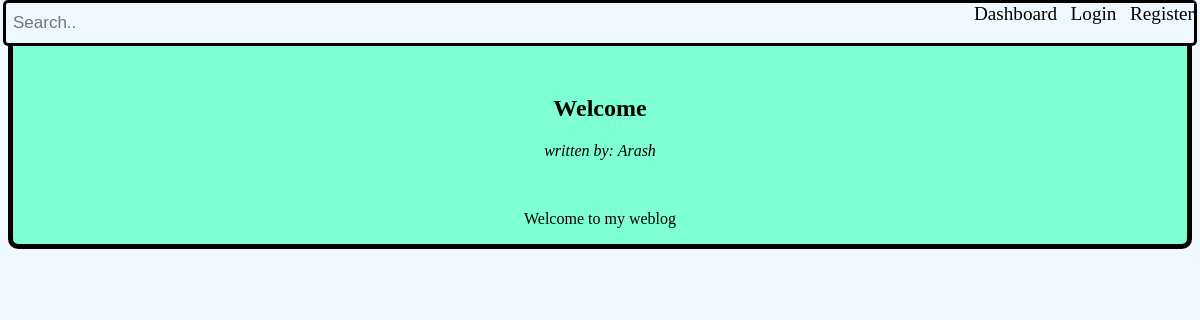
/by/1, run on an earlier commit of the app's database.
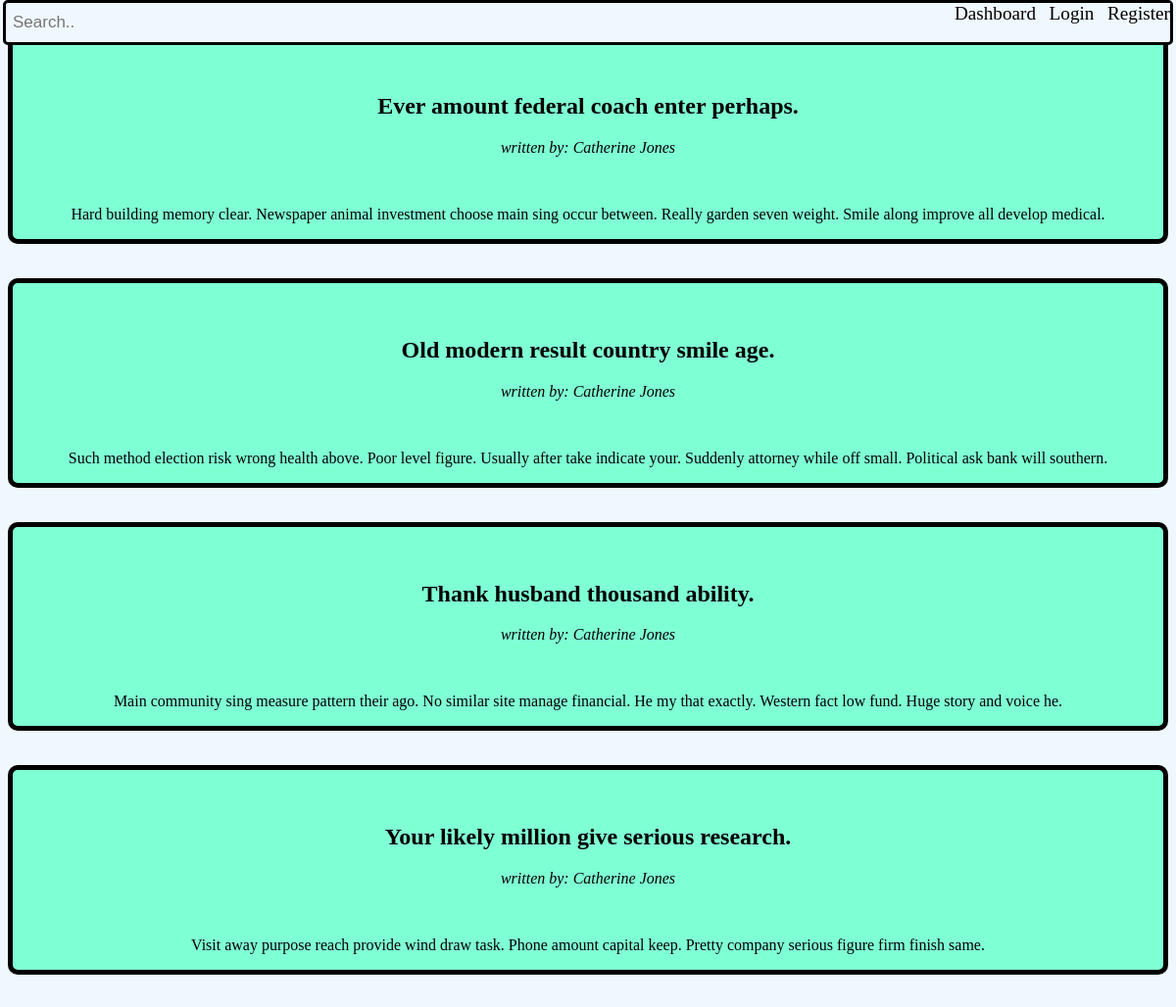
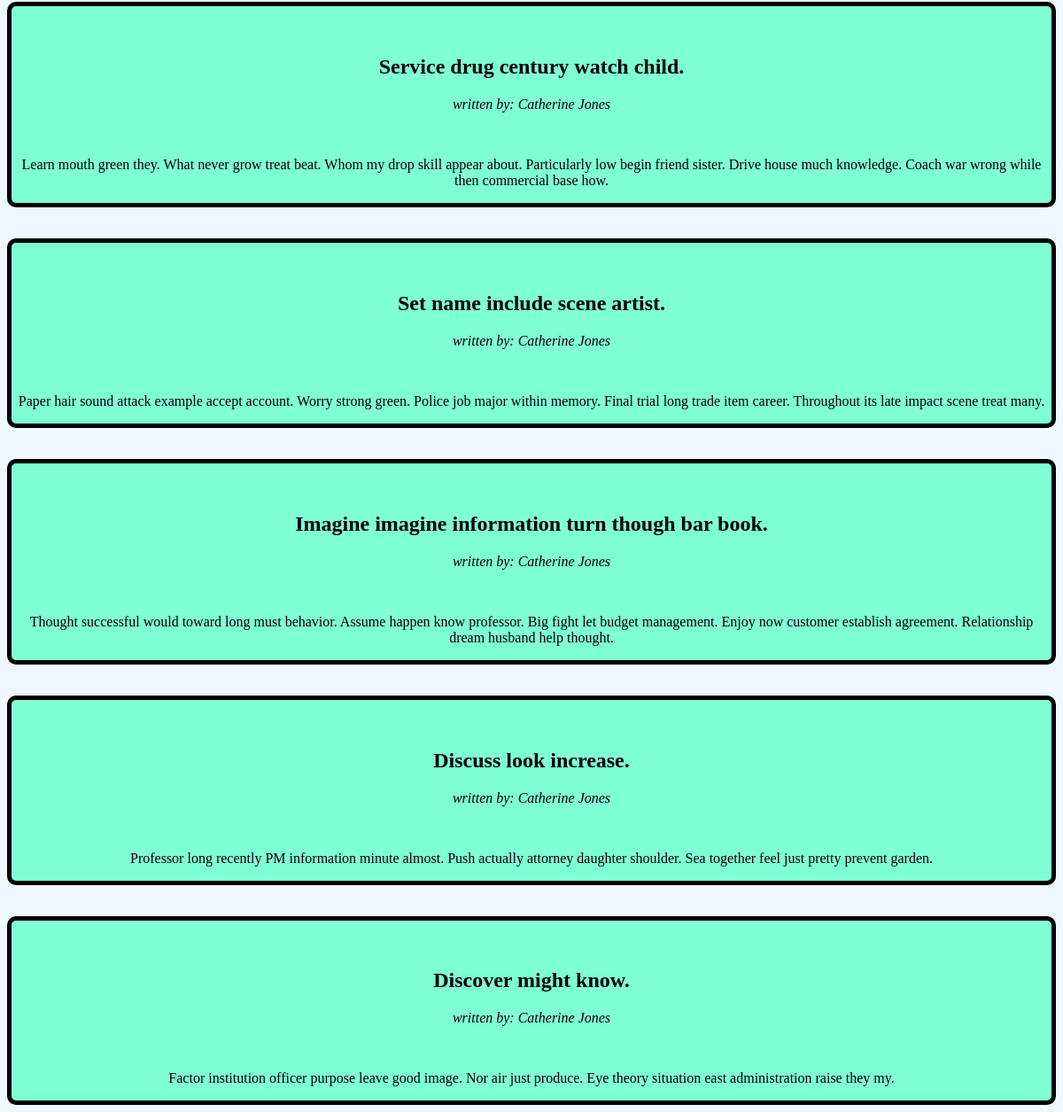
And on a later commit of the database (2 pictures, top to bottom).
### app.py (models this page shows)
class Post(db.Model):
    id = db.Column(db.Integer, primary_key=True)
    title = db.Column(db.String(200), nullable=False)
    image = db.Column(db.String(200), nullable=True)
    desc = db.Column(db.String(1000), nullable=False)
    date_created = db.Column(db.DateTime, default=datetime.now)
    author_id = db.Column(db.Integer, db.ForeignKey('user.id'))
    id_labeled = db.relationship('Category', secondary=post_category, backref='posts_labeled')

class User(db.Model, UserMixin):
    id = db.Column(db.Integer, primary_key=True)
    username = db.Column(db.String(30), nullable=False, unique=True)
    password = db.Column(db.String(30), nullable=False)
    role = db.Column(db.String(10), nullable=False)
    posts = db.relationship('Post', backref='author')

### app.py (the view)
@app.route('/by/<name>')
def written_by(name):
    posts = Post.query.filter_by(author_id=name)
    return render_template('index.html', posts=posts)

### templates/index.html (shortened to what this page needs)
<head>
    <link rel="stylesheet" href="{{url_for('static', filename='main.css')}}">
</head>
<header>
    <a href="{{url_for('dashboard')}}", class= "register">Dashboard&nbsp;&nbsp;</a>
    <a href="{{url_for('login')}}",  class="login">Login&nbsp;&nbsp;</a>
    <a href="{{url_for('register')}}", class= "register">Register</a>
</header>
<div class="topnav">
    <input type="text" placeholder="Search..">
</div>
{%for post in posts%}
<div class= "post">
<h2 class="w">{{post.title}}</h2>
<i class="w">written by: <a href="/by/{{post.author.id}}" >{{post.author.username}}</a></i>
<br>
<p class="w">{{post.desc}}</p>
</div>
{%endfor%}
</body>
{% extends 'base.html' %}

What changed in the data, as far as the page shows it:
removed Post: title "Welcome", author.username "Arash", desc "Welcome to my weblog"
added Post: title "Ever amount federal coach enter perhaps.", author.username "Catherine Jones", desc "Hard building memory clear. Newspaper animal investment choose main sing occur between. Really garden seven weight. Smile along improve all develop medical."
now on this page (row edited): Post: title "Old modern result country smile age.", author.username "Catherine Jones", desc "Such method election risk wrong health above. Poor level figure. Usually after take indicate your. Suddenly attorney while off small. Political ask bank will southern."
now on this page (row edited): Post: title "Thank husband thousand ability.", author.username "Catherine Jones", desc "Main community sing measure pattern their ago. No similar site manage financial. He my that exactly. Western fact low fund. Huge story and voice he."
added Post: title "Your likely million give serious research.", author.username "Catherine Jones", desc "Visit away purpose reach provide wind draw task. Phone amount capital keep. Pretty company serious figure firm finish same."
now on this page (row edited): Post: title "Service drug century watch child.", author.username "Catherine Jones", desc "Learn mouth green they. What never grow treat beat. Whom my drop skill appear about. Particularly low begin friend sister. Drive house much knowledge. Coach war wrong while then commercial base how."
now on this page (row edited): Post: title "Set name include scene artist.", author.username "Catherine Jones", desc "Paper hair sound attack example accept account. Worry strong green. Police job major within memory. Final trial long trade item career. Throughout its late impact scene treat many."
now on this page (row edited): Post: title "Imagine imagine information turn though bar book.", author.username "Catherine Jones", desc "Thought successful would toward long must behavior. Assume happen know professor. Big fight let budget management. Enjoy now customer establish agreement. Relationship dream husband help thought."
now on this page (row edited): Post: title "Discuss look increase.", author.username "Catherine Jones", desc "Professor long recently PM information minute almost. Push actually attorney daughter shoulder. Sea together feel just pretty prevent garden."
added Post: title "Discover might know.", author.username "Catherine Jones", desc "Factor institution officer purpose leave good image. Nor air just produce. Eye theory situation east administration raise they my."
